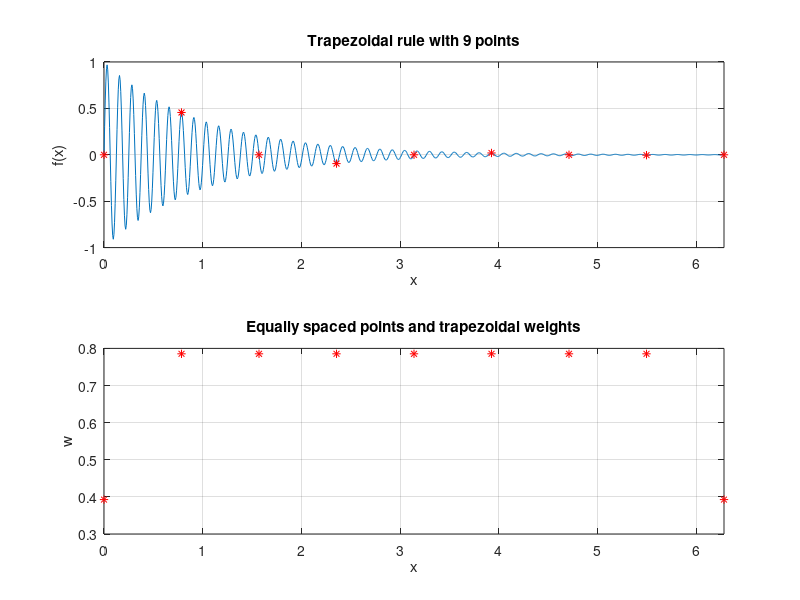
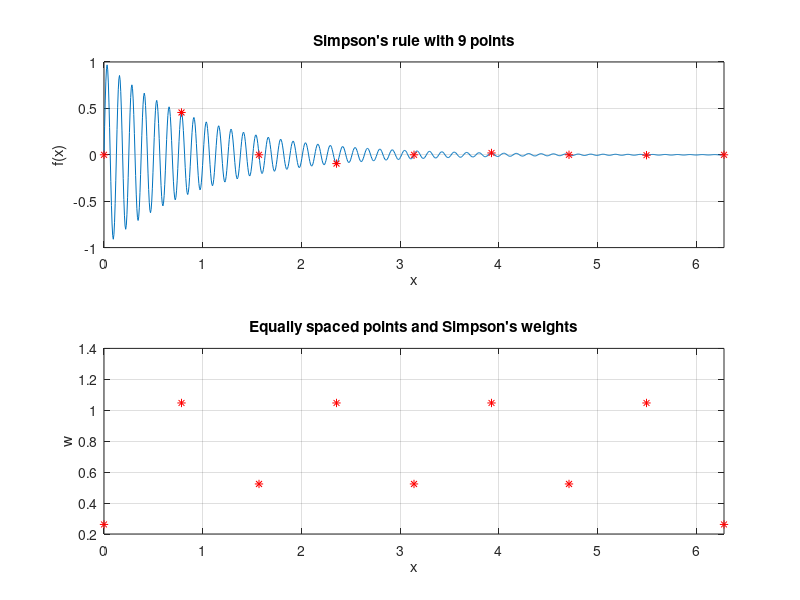
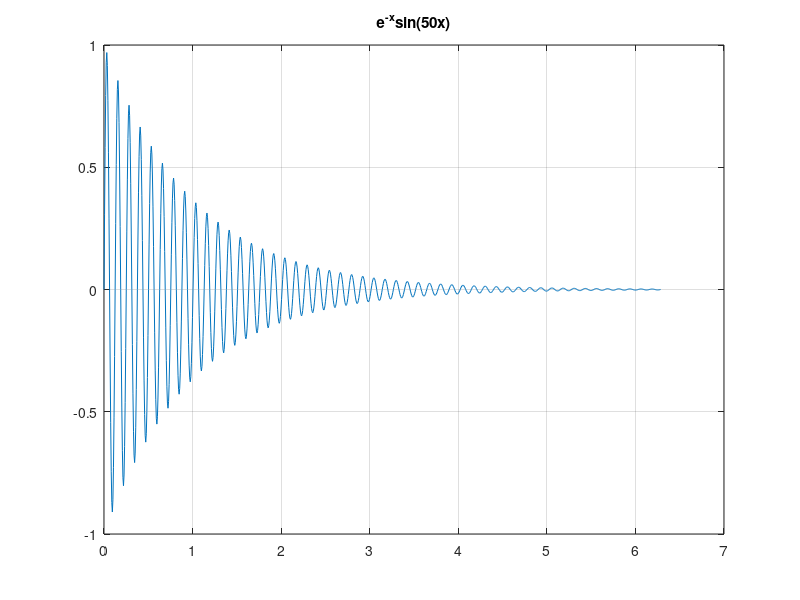

MATLAB code to generate these figures, in order: (Note: this script raises an error after producing the figures.)
% MATH2089: File = numint.m
% Numerical integration of f(x) from a to b using different rules
% Trapezoidal rule which has error O(1/N^2)
% Simpson's rule which has error O(1/N^4)
% Gauss-Legendre rule is exact for polynomials of degree up to 2N-1
% Matlab's adaptive Simpson's rule (quad)

format compact

%clear all, close all

% Number of subintervals = N, number of points = N+1
% N must be even for Simpson's rule
% Try N = 4, 8, 16, 32, 64 and see what happens to the error
N = 8;

% Select which test integral to do
% itst = 1 : f(x) = sin(x) on [a ,b]
% itst = 2 : standard normal probability density function on [a, b]
% itst = 3 : f(x) = sqrt(x) on [0, b]
% itst = 4 : f(x) = sqrt(|x - 1/4|) on [0, 1] 
% itst = 5 : f(x) = exp(-x) sin(50 x) on [0, 2 pi] 
itst = 5;
switch itst

case {1}

   % Integrand, interval of integration and exact integral
   % Sin(x) is infinitely differentiable, well approximated by polynomials
   fstr = 'sin(x)';
   func = @(x) sin(x);
   a = 0; b = pi/2;
   Iex = -(cos(b)-cos(a));

case{2}

   % Integrand, interval of integration and exact integral
   % Standard normal density function (mean 0, variance 1)
   % f(x) = (1/sqrt(2*pi))*exp(-(x^2)/2)
   fstr = '(1/sqrt(2*pi))*exp(-(x.^2)/2)';
   func = @(x) (1/sqrt(2*pi))*exp(-(x.^2)/2);
   %a = -8; b = 0; Iex = 1/2;
   %a = -3; b = 0;
   a = -2; b = 3;
   Iex = normcdf(b) - normcdf(a); % Requires normcdf from Statistics toolbox

case{3}

   % Integrand, interval of integration and exact integral
   % Sqrt(x) has a derivative singularity at x = 0;
   fstr = 'x^{1/2}'; %fstr = 'sqrt(x)';
   func = @(x) sqrt(x);
   a = 0; b = 1;
   Iex = 2/3;

case{4}

   % Integrand, interval of integration and exact integral
   % Derivative singularity at x = 1/4, in the interior of integration interval
   fstr = '|x-1/4|^{1/2}'; %fstr = 'sqrt(abs(x-1/4))';
   func = @(x) sqrt(abs(x-1/4));
   a = 0; b = 1;
   Iex = (2/3)*((1/4)^(3/2)+(3/4)^(3/2));

case{5}

   % Integrand, interval of integration and exact integral
   % Highly oscillatory integral with 100 zeros in interval of integration
   fstr = 'e^{-x}sin(50x)'; %fstr = 'exp(-x).*sin(50*x)';
   func = @(x) exp(-x).*sin(50*x);
   a = 0; b = 2*pi;
   Iex = 0.019954559278;  % See Atkinson, Introduction to Numerical Analysis

otherwise

   % Example not defined
   fprintf('\n ** Error: Example %d not defined\n', itst);

end;

% Number of points
h = (b-a) / N;            % Width of N equal width intervals

% Points nad values for plotting integrand
xplt = linspace(a, b, 1001);
fplt = func(xplt);
yl = [0 (b-a)/N];
fprintf('\nIntegrating %s on [%.4f, %.4f] using N = %d\n', fstr, a, b, N);

figure(4)
plot(xplt,fplt);
title(fstr);
grid on;

% Trapezoidal rule:  Sequential version with explicit loop
t0 = cputime;
Itraps = func(a)/2;
for i = 1:N-1
   z = a + i*h;
   Itraps = Itraps + func(z);
end
Itraps = Itraps + func(b)/2;
Itraps = h*Itraps;
tc = cputime - t0;
Etraps = Iex - Itraps;
fprintf('Trapezoidal rule (serial): Q = %.10f, E = %10.2e', Itraps, Etraps);
fprintf(', time = %.2f secs\n', tc);
%whos                      % List current storage

% Trapezoidal rule: Vectorised version
% using 2 vectors x and f of length N+1
t0 = cputime;
x = a + h*[0:N]';
f = func(x);
wt = h*[1/2; ones(N-1,1); 1/2];
%Qtrap = wt'*f;
Qtrap = sum(wt.*f);
tc = cputime - t0;
Etrap = Iex - Qtrap;
fprintf('Trapezoidal rule (vector): Q = %.10f, E = %10.2e', Qtrap, Etrap);
fprintf(', time = %.2f secs\n', tc);
figure(1)
subplot(2,1,1)
plot(xplt, fplt, x, f, 'r*')
title(['Trapezoidal rule with ' num2str(N+1) ' points'])
xlabel('x')
ylabel('f(x)')
grid on
set(gca, 'Xlim', [a, b]);
subplot(2,1,2)
plot(x, wt, 'r*')
title('Equally spaced points and trapezoidal weights')
xlabel('x')
ylabel('w')
grid on
set(gca, 'Xlim', [a, b]);
%set(gca, 'YLimm', yl);

% Simpson's rule: Vectorized version
% N must be even
t0 = cputime;
x = a + h*[0:N]';
f = func(x);
w = (h/3)*[1 2*(ones(1,N-1)+(mod([1:N-1],2)==1)) 1]';
Qsimp = sum(w.*f);
%Qsimp = w'*f;
tc = cputime - t0;
Esimp = Iex - Qsimp;
fprintf('Simpson''s rule (vector):   Q = %.10f, E = %10.2e', Qsimp, Esimp);
fprintf(', time = %.2f secs\n', tc);
figure(2)
subplot(2,1,1)
plot(xplt, fplt, x, f, 'r*')
title(['Simpson''s rule with ' num2str(N+1) ' points'])
xlabel('x')
ylabel('f(x)')
grid on
set(gca, 'Xlim', [a, b]);
subplot(2,1,2)
plot(x, w, 'r*')
title('Equally spaced points and Simpson''s weights')
xlabel('x')
ylabel('w')
grid on
set(gca, 'Xlim', [a, b]);
%set(gca, 'Ylim', yl);

% Gauss-Legendre points and weghts (row vectors)
t0 = cputime;
[xgl, wgl] = gauleg(N, a, b);
fgl = func(xgl);
Qgl = sum(wgl.*fgl);
%Qgl = wgl * fgl';
tc = cputime - t0;
Egl = Iex - Qgl;
fprintf('Gauss-Legendre rule:       Q = %.10f, E = %10.2e', Qgl, Egl);
fprintf(', time = %.2f secs\n', tc);
figure(3)
subplot(2,1,1)
plot(xplt, fplt, xgl, fgl, 'r*')
title(['Gauss-Legendre rule with ' num2str(N) ' points'])
xlabel('x')
ylabel('f(x)')
grid on
set(gca, 'Xlim', [a, b]);
subplot(2,1,2)
plot(xgl, wgl, 'r*')
title('Gauss-Legendre points and weights')
xlabel('x')
ylabel('w')
grid on
set(gca, 'Xlim', [a, b]);
%set(gca, 'Ylim', yl);

return

% Example using Matlab routine
tol = [];     % default tolerance 1e-6
%tol = 1e-10; % absolute error tolerances
% For trace = 1 output nf, a b-a, Q
trace = 1;
t0 = cputime;
[Iquad, nf] = quad(func, a, b, tol, trace);
tc = cputime - t0;
Equad = Iex - Iquad;
fprintf('Adaptive Simpson''s rule:   Q = %.10f, E = %10.2e', Iquad, Equad);
fprintf(', No. f evals = %d,  time = %.2f secs\n', nf, tc);
